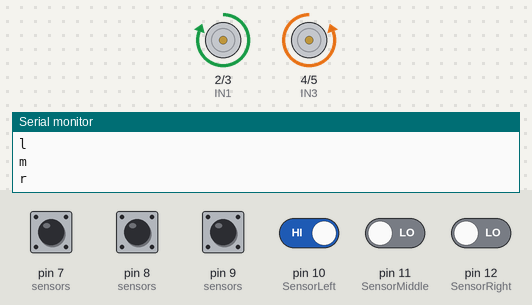
The sketch below on a simulated Arduino Uno, built with avr-gcc and run on an emulated ATmega328P. Parts: motor-driver pin pairs drawn as motors (green arrow = first pin HIGH = forward, orange = second pin HIGH = backward, longer = more drive), the last lines printed to the serial monitor. The inputs (shaded band) are chosen by the test bench; at power-on: pin 7 (sensors), pin 8 (sensors), pin 9 (sensors), pin 10 (SensorLeft) HIGH, pin 11 (SensorMiddle), pin 12 (SensorRight) LOW.

Above: at 1.2 s.
1.3 s: pin 12 (SensorRight) driven HIGH
At 2.0 s:
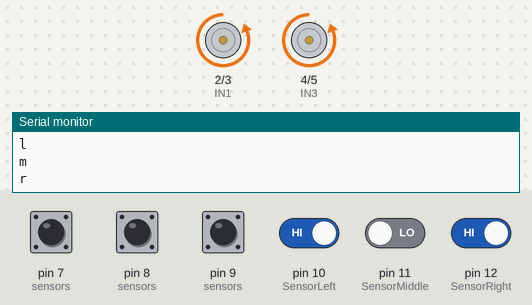
2.8 s: pin 10 (SensorLeft) driven LOW
At 3.2 s:
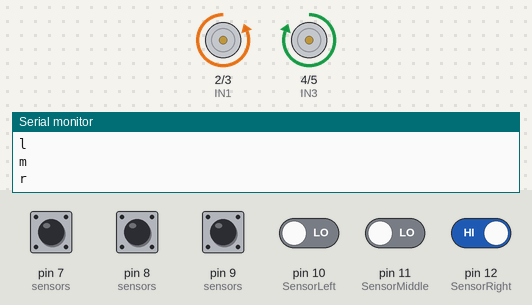
4.3 s: pin 10 (SensorLeft) driven HIGH
At 5.2 s:
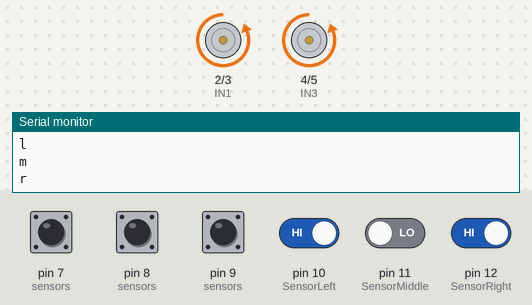
5.8 s: pin 11 (SensorMiddle) driven HIGH
At 6.4 s:
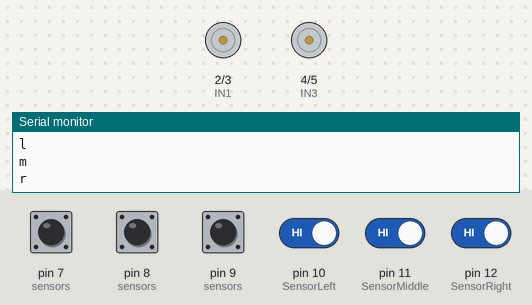
7.3 s: pin 11 (SensorMiddle) driven LOW
At 8.5 s:
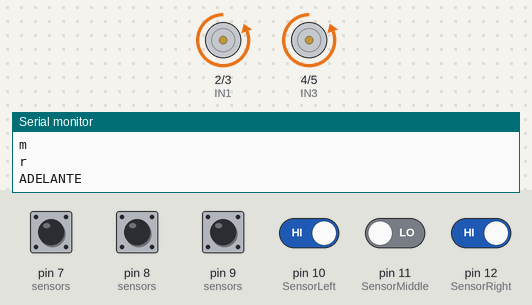
8.8 s: pin 12 (SensorRight) driven LOW
At 9.8 s:
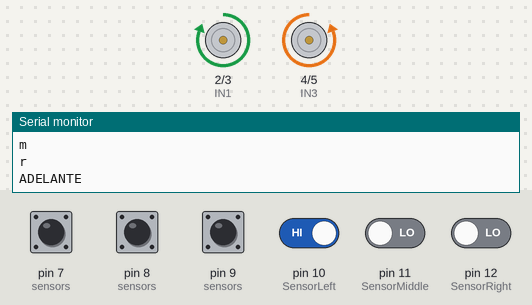
Timing chart, 0 to 11.3 s (numbered marks = the images above; inputs shaded):
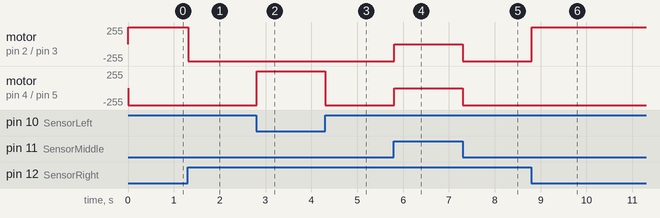

Measured:
- after the input at 1.3 s, motor on pin 2 (IN1) / pin 3 (IN2): forward 255/255 → backward 255/255 at once
- after the input at 2.8 s, motor on pin 4 (IN3) / pin 5 (IN4): backward 255/255 → forward 255/255 at once
- after the input at 4.3 s, motor on pin 4 (IN3) / pin 5 (IN4): forward 255/255 → backward 255/255 at once
- after the input at 5.8 s, motor on pin 2 (IN1) / pin 3 (IN2), motor on pin 4 (IN3) / pin 5 (IN4): backward 255/255 → stopped at once
- after the input at 7.3 s, motor on pin 2 (IN1) / pin 3 (IN2), motor on pin 4 (IN3) / pin 5 (IN4): stopped → backward 255/255 at once
- after the input at 8.8 s, motor on pin 2 (IN1) / pin 3 (IN2): backward 255/255 → forward 255/255 at once

The sketch:

FANTASMA_FERIA_anda.ino
```cpp
// Motor A Derecba
#define IN1 2
#define IN2 3

// Motor B Izquierda
#define IN3 4
#define IN4 5

int izq = 0;
int der = 0;
int cen = 0;

int velade = 255;
int velman = 255;
int stp = 50;
int stpsuave = 10;

bool bw, le, ri, fw;

const int TIMEOUT = 75;
const int SENSOR_COUNT = 3;

struct Sensor {
  char name;
  unsigned int pin;
  bool lastState;
  bool signalPresent;
  unsigned long lastChangeTime;
};

bool check;

Sensor sensors[SENSOR_COUNT] = {
  { 'l', 7, HIGH, false, 0 },
  { 'm', 8, HIGH, false, 0 },
  { 'r', 9, HIGH, false, 0 }
};

// Guardar el número de pin de Arduino al que está conectado el pin OUT del sensor
#define SensorLeft 10    // input pin of left sensor
#define SensorMiddle 11  // input pin of middle sensor
#define SensorRight 12   // input pin of right sensor

void setup() {
  // Se indica que ese pin va a utilizarse para recibir información
  pinMode(SensorLeft, INPUT);
  pinMode(SensorMiddle, INPUT);
  pinMode(SensorRight, INPUT);
  // Se activa el monitor serie para mostrar información posteriormente
  Serial.begin(9600);
  // Definimos todos los pines de los motores como salida
  pinMode(IN1, OUTPUT);
  pinMode(IN2, OUTPUT);
  pinMode(IN3, OUTPUT);
  pinMode(IN4, OUTPUT);

  for (int i = 0; i < SENSOR_COUNT; i++) {
    pinMode(sensors[i].pin, INPUT_PULLUP);
    sensors[i].lastState = digitalRead(sensors[i].pin);
  }
}


void loop() {
  // Se lee la información ofrecida por el sensor
  izq = digitalRead(SensorLeft);
  der = digitalRead(SensorRight);
  cen = digitalRead(SensorMiddle);
  checkPos();
  // Se fija si el pacman esta atras suyo para volver
  if (bw == 1) {
    Return(stpsuave);
  }
  // Sigue un algoritmo para ver que hace dependiendo de la direccion del pacman
  else if (fw == 1 or ri == 1 or le == 1) {
    if ((!izq) and (cen) and (der)) {
      left(stpsuave, velman);
    } else if ((!izq) and (!cen) and (der)) {
      left(stpsuave, velman);
    } else if ((izq) and (!cen) and (der)) {
      forward(stp, velade);
    } else if ((izq) and (!cen) and (!der)) {
      right(stpsuave, velman);
    } else if ((izq) and (cen) and (!der)) {
      right(stpsuave, velman);
    } else if (((!izq) and (cen) and (!der)) and ((!izq) and (!cen) and (!der))) {
      if (ri == 1) {
        right(stpsuave, velman);
      } else if (le == 1) {
        left(stpsuave, velman);
      }
    } else if ((izq) and (cen) and (der)) {
      Parar();
    }
  }
}

void checkPos() {
  unsigned long currentTime = millis();

  for (int i = 0; i < SENSOR_COUNT; i++) {
    Sensor& s = sensors[i];
    bool currentState = digitalRead(s.pin);

    if (currentState != s.lastState) {
      s.lastChangeTime = currentTime;
      s.lastState = currentState;
    }
    bool newState = (currentTime - s.lastChangeTime) <= TIMEOUT;

    if (newState != s.signalPresent) {
      s.signalPresent = newState;
      if (s.signalPresent == 1) {
        Serial.println(s.name);
        switch (s.name) {
          case 'l':
            le = 1;
            fw = 0;
            ri = 0;
            bw = 0;
            break;
          case 'm':
            le = 0;
            fw = 1;
            ri = 0;
            bw = 0;
            break;
          case 'r':
            le = 0;
            fw = 0;
            ri = 1;
            bw = 0;
            break;
          default:
            le = 0;
            fw = 0;
            ri = 0;
            bw = 1;
            break;
        }
      }
    }
  }
}


void forward(int st, int vel) {
  if (check == 1) {
    check = 0;
    Serial.println("ADELANTE");
  }
  analogWrite(IN2, vel);
  digitalWrite(IN1, 0);
  analogWrite(IN4, vel);
  digitalWrite(IN3, 0);
  delay(st);
}


void right(int st, int vel) {
  if (check == 1) {
    check = 0;
    Serial.println("DERECHA");
  }
  analogWrite(IN1, vel);
  digitalWrite(IN2, 0);
  analogWrite(IN4, vel);
  digitalWrite(IN3, 0);
  delay(st);
}


void left(int st, int vel) {
  if (check == 1) {
    check = 0;
    Serial.println("IZQUIERDA");
  }
  analogWrite(IN2, vel);
  digitalWrite(IN1, 0);
  analogWrite(IN3, vel);
  digitalWrite(IN4, 0);
  delay(st);
}


void Parar() {
  check = 1;
  digitalWrite(IN2, 0);
  digitalWrite(IN1, 0);
  digitalWrite(IN3, 0);
  digitalWrite(IN4, 0);
}


void Return(int st) {
  if (check == 1) {
    check = 0;
    Serial.println("ATRAS");
  }
  while (bw == 1 or (cen)) {
    if (ri == 1) {
      right(st, 255);
    } else if (le == 1) {
      left(st, 255);
    } else {
      right(st, 255);
    }
  }
}
```
